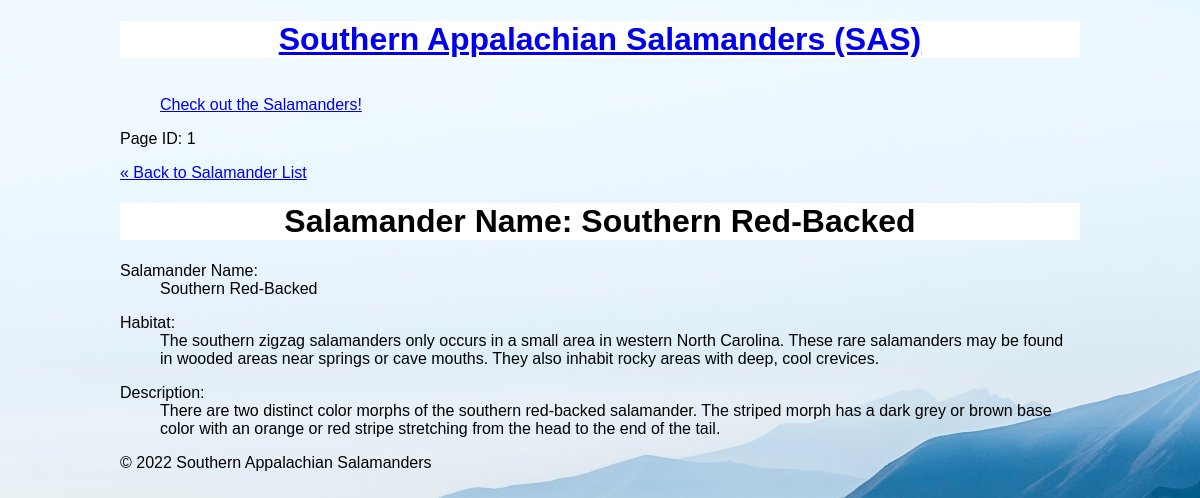
/salamanders/show.php, run on the app's committed database.
### tables this page shows
CREATE TABLE `salamander` (
  `id` int(11) NOT NULL AUTO_INCREMENT PRIMARY KEY,
  `name` varchar(255) NOT NULL,
  `habitat` text,
  `description` text
);

### private/query_functions.php (called while the page is built, shortened)
<?php
function find_salamander_by_id($id) {
  global $db;
  $id = $_GET['id'] ?? '1';
  $sql = "SELECT * FROM salamander ";
  $sql .= "WHERE id='" . $id . "'";
  $result = mysqli_query($db, $sql);
  $salamander = mysqli_fetch_assoc($result);
  return $salamander;
}
?>

### private/functions.php (called while the page is built, shortened)
<?php
function url_for($script_path) {
  if($script_path[0] != '/') {
    $script_path = "/" . $script_path;
  }
  return WWW_ROOT . $script_path;
}
function h($string="") {
  return htmlspecialchars($string);
}
?>

### public/salamanders/show.php (the view, shortened to what this page needs)
<?php require_once('../../private/initialize.php');
$id = $_GET['id'] ?? '1';
$salamander = find_salamander_by_id($id);
include(SHARED_PATH . '/salamander-header.php');
?>
<?= 'Page ID: ' . h($id); ?>
<div>
  <p><a href="<?= url_for('/salamanders/index.php');?>">&laquo; Back to Salamander List</a></p>
  <h1>Salamander Name: <?php echo h($salamander['name']); ?> </h1>
</div>
<div>
  <dl>
    <dt>Salamander Name:</dt>
    <dd><?php echo h($salamander['name']); ?></dd>
  </dl>
  <dl>
    <dt>Habitat:</dt>
    <dd><?php echo h($salamander['habitat']); ?></dd>
  </dl>
  <dl>
    <dt>Description:</dt>
    <dd><?php echo h($salamander['description']); ?></dd>
  </dl>
</div>
<?php include(SHARED_PATH . '/salamander-footer.php'); ?>

### public/stylesheets/salamanders.css (style rules this page uses)
* { box-sizing: border-box; }
html { font-family:Verdana, Geneva, Tahoma, sans-serif; }
body { background-image: url(../images/bk-img.jpg); background-size: cover; background-repeat: no-repeat; margin: auto; max-width: 960px; }
h1 { background-color: #fff; text-align: center; }

### data on the page
salamander: name "Southern Red-Backed", habitat "The southern zigzag salamanders only occurs in a small area in western North Carolina. These rare salamanders may be found in wooded areas near springs or cave mouths. They also inhabit rocky areas with deep, cool crevices.", description "There are two distinct color morphs of the southern red-backed salamander. The striped morph has a dark grey or brown base color with an orange or red stripe stretching from the head to the end of the tail."

### other printed values
$id "1"
